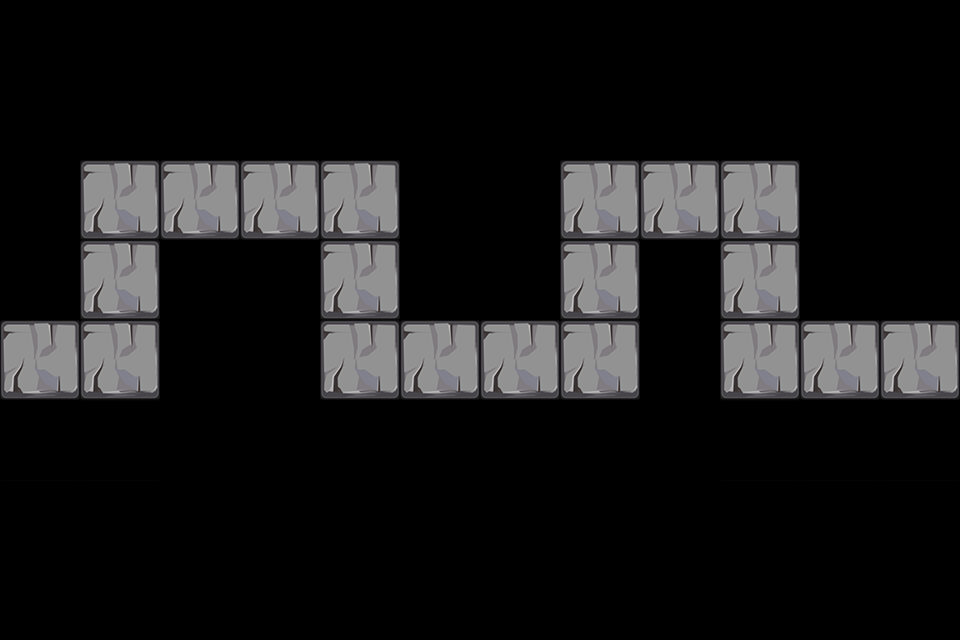

This game map was drawn from its Tiled (.tmx) file and the tilesets committed beside it. A one-line description and the trimmed map source follow:
An orthogonal 12x8 tile map with 80x80 px tiles, 1 tile layer (path) and 35 objects (10x path, 10x Tower, 5x 6, 5x 7, 5x 8).

<map version="1.0" orientation="orthogonal" width="12" height="8" tilewidth="80" tileheight="80">
 <properties>
  <property name="style" value="2" />
 </properties>
 <tileset firstgid="1" name="tiled3" tilewidth="80" tileheight="80">
  <image source="tiled3.png" width="240" height="240" />
 </tileset>
 <layer name="path" width="12" height="8">
  <data>[96 cells, 27 non-empty, 8 distinct tile ids]</data>
 </layer>
 <objectgroup name="path" width="12" height="8">
  <object name="path" x="0" y="320" />
  <object name="path" x="80" y="320" />
  <object name="path" x="80" y="160" />
  <object name="path" x="320" y="160" />
  <object name="path" x="320" y="320" />
  <object name="path" x="560" y="320" />
  <object name="path" x="560" y="160" />
  <object name="path" x="720" y="160" />
  <object name="path" x="720" y="320" />
  <object name="path" x="880" y="320" />
  <object name="Reward" type="6" x="880" y="160" width="80" height="80" />
  <object name="Reward" type="7" x="0" y="240" width="80" height="80" />
  <object name="Reward" type="8" x="640" y="480" width="80" height="80" />
  <object name="Reward" type="6" x="160" y="80" width="80" height="80" />
  <object name="Reward" type="7" x="640" y="80" width="80" height="80" />
  <object name="Reward" type="8" x="400" y="160" width="80" height="80" />
  <object name="Reward" type="6" x="160" y="240" width="80" height="80" />
  <object name="Reward" type="7" x="800" y="240" width="80" height="80" />
  <object name="Reward" type="8" x="80" y="80" width="80" height="80" />
  <object name="Reward" type="6" x="320" y="80" width="80" height="80" />
  <object name="Reward" type="7" x="560" y="80" width="80" height="80" />
  <object name="Reward" type="8" x="800" y="80" width="80" height="80" />
  <object name="Reward" type="6" x="240" y="400" width="80" height="80" />
  <object name="Reward" type="7" x="640" y="240" width="80" height="80" />
  <object name="Reward" type="8" x="400" y="400" width="80" height="80" />
  <object name="Tower" x="0" y="80" width="80" height="240" />
  <object name="Tower" x="80" y="80" width="880" height="80" />
  <object name="Tower" x="160" y="240" width="160" height="240" />
  <object name="Tower" x="400" y="160" width="160" height="160" />
  <object name="Tower" x="800" y="160" width="160" height="160" />
  <object name="Tower" x="640" y="240" width="80" height="320" />
  <object name="Tower" x="320" y="400" width="320" height="160" />
  <object name="Tower" x="720" y="400" width="160" height="80" />
  <object name="Tower" x="240" y="480" width="80" height="80" />
  <object name="Tower" x="80" y="400" width="80" height="80" />
 </objectgroup>
</map>
